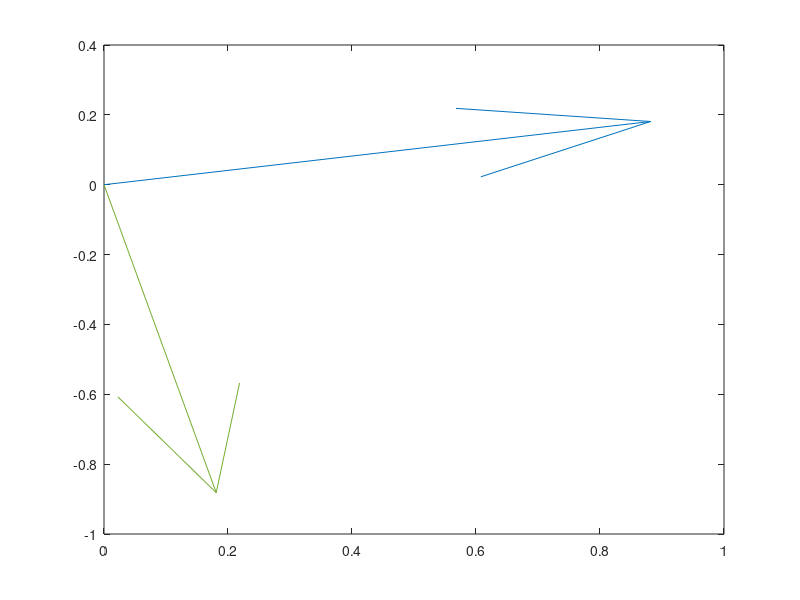
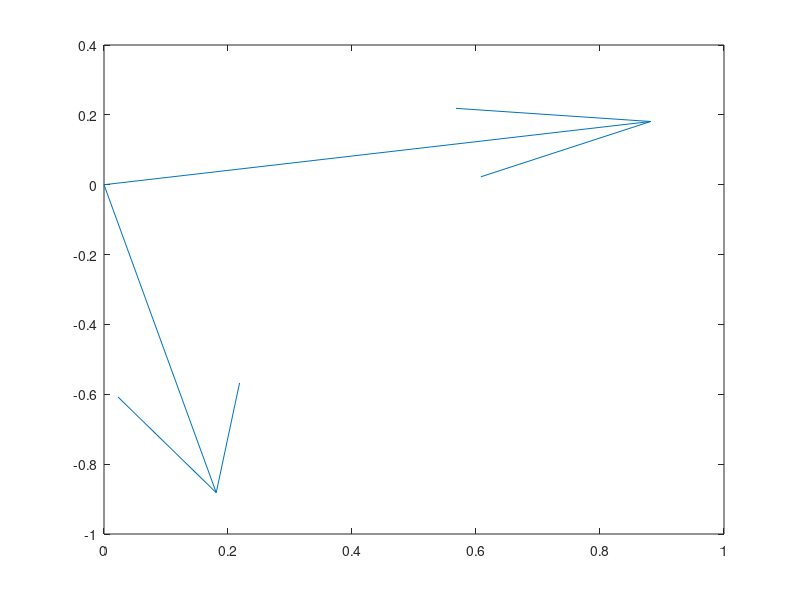

Write MATLAB code to recreate these figures, in order.
% Prembolo (non nel libro)
S=[1 3; 3 15];
[V,D]=eig(S);
% I due vettori v1 e v2 derivano dalle due colonne della matrice V

%% Esempio di vettori ortogonali
a=0.9796;
b=0.2011;
v1=[a;b];
v2=[b;-a];
% Modo 1: disegno il primo vettore
quiver(0,0,a,b)
% hold('on') per fare in modo che il grafico successivo si sovrapponga al
% grafico precedente
hold('on')
% disegno il secondo vettore
quiver(0,0,b,-a)

%% Modo 2: un'unica chiamata a quiver
% Creo una nuova figura
figure
zer=zeros(2,1);
quiver(zer,zer,v1,v2)

% La funzione acosd ritorna la funzione inversa del coseno in gradi
theta=acosd(v1'*v2);
disp(['L''angolo tra i due vettori è ' num2str(theta) ' gradi'])
% m1=coefficiente angolare della retta che passa 
% attraverso il primo vettore
m1=v1(2)/v1(1);
% m2=coefficiente angolare della retta che passa 
% attraverso il secondo vettore
m2=v2(2)/v2(1);
% Verifico che m1=-1/m2 
disp(['m1=' num2str(m1) '=-1/m2=' num2str(-1/m2)])


